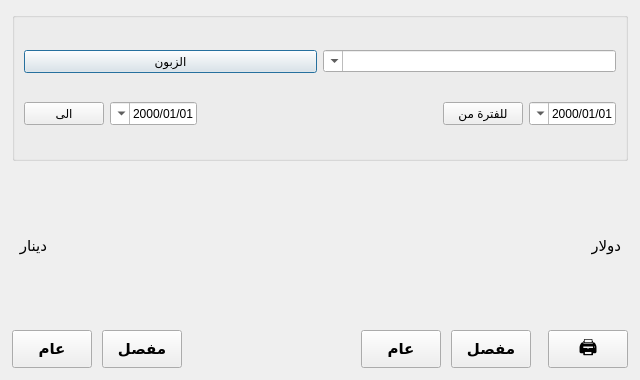
<?xml version="1.0" encoding="UTF-8"?>
<ui version="4.0">
 <class>CustomerStatement</class>
 <widget class="QDialog" name="CustomerStatement">
  <property name="geometry"><rect><x>0</x><y>0</y><width>640</width><height>380</height></rect></property>
  <property name="windowTitle"><string>كشف حساب زبون</string></property>
  <property name="layoutDirection"><enum>Qt::RightToLeft</enum></property>
  <layout class="QVBoxLayout" name="rootLayout">
   <property name="spacing"><number>10</number></property>
   <property name="margin"><number>12</number></property>
   <item>
    <widget class="QGroupBox" name="grpHeader">
     <layout class="QVBoxLayout">
      <item>
       <layout class="QHBoxLayout">
        <item><widget class="QComboBox" name="cmbCustomer"><property name="editable"><bool>true</bool></property><property name="minimumWidth"><number>280</number></property></widget></item>
        <item><widget class="QPushButton" name="btnCustomer"><property name="text"><string>الزبون</string></property><property name="minimumHeight"><number>32</number></property></widget></item>
       </layout>
      </item>
      <item>
       <layout class="QHBoxLayout">
        <item><widget class="QDateEdit" name="dateFrom"><property name="displayFormat"><string>dd/MM/yyyy</string></property><property name="calendarPopup"><bool>true</bool></property></widget></item>
        <item><widget class="QPushButton" name="btnFrom"><property name="text"><string>للفترة من</string></property><property name="minimumHeight"><number>32</number></property></widget></item>
        <item><spacer><property name="orientation"><enum>Qt::Horizontal</enum></property><property name="sizeHint"><size><width>10</width><height>20</height></size></property></spacer></item>
        <item><widget class="QDateEdit" name="dateTo"><property name="displayFormat"><string>dd/MM/yyyy</string></property><property name="calendarPopup"><bool>true</bool></property></widget></item>
        <item><widget class="QPushButton" name="btnTo"><property name="text"><string>الى</string></property><property name="minimumHeight"><number>32</number></property></widget></item>
       </layout>
      </item>
     </layout>
    </widget>
   </item>
   <item>
    <layout class="QHBoxLayout">
     <item><spacer><property name="orientation"><enum>Qt::Horizontal</enum></property></spacer></item>
     <item><widget class="QLabel" name="lblDollar"><property name="text"><string>دولار</string></property><property name="font"><font><family>Tahoma</family><pointsize>11</pointsize></font></property></widget></item>
     <item><spacer><property name="orientation"><enum>Qt::Horizontal</enum></property><property name="sizeHint"><size><width>80</width><height>20</height></size></property></spacer></item>
     <item><widget class="QLabel" name="lblDinar"><property name="text"><string>دينار</string></property><property name="font"><font><family>Tahoma</family><pointsize>11</pointsize></font></property></widget></item>
     <item><spacer><property name="orientation"><enum>Qt::Horizontal</enum></property></spacer></item>
    </layout>
   </item>
   <item>
    <layout class="QHBoxLayout">
     <item><widget class="QPushButton" name="btnPrint"><property name="text"><string>🖨</string></property><property name="minimumSize"><size><width>44</width><height>38</height></size></property><property name="font"><font><family>Tahoma</family><pointsize>14</pointsize></font></property></widget></item>
     <item><spacer><property name="orientation"><enum>Qt::Horizontal</enum></property></spacer></item>
     <item><widget class="QPushButton" name="btnDetailDollar"><property name="text"><string>مفصل</string></property><property name="minimumSize"><size><width>80</width><height>38</height></size></property><property name="font"><font><family>Tahoma</family><pointsize>11</pointsize><bold>true</bold></font></property></widget></item>
     <item><widget class="QPushButton" name="btnSummaryDollar"><property name="text"><string>عام</string></property><property name="minimumSize"><size><width>80</width><height>38</height></size></property><property name="font"><font><family>Tahoma</family><pointsize>11</pointsize><bold>true</bold></font></property></widget></item>
     <item><spacer><property name="orientation"><enum>Qt::Horizontal</enum></property><property name="sizeHint"><size><width>20</width><height>20</height></size></property></spacer></item>
     <item><widget class="QPushButton" name="btnDetailDinar"><property name="text"><string>مفصل</string></property><property name="minimumSize"><size><width>80</width><height>38</height></size></property><property name="font"><font><family>Tahoma</family><pointsize>11</pointsize><bold>true</bold></font></property></widget></item>
     <item><widget class="QPushButton" name="btnSummaryDinar"><property name="text"><string>عام</string></property><property name="minimumSize"><size><width>80</width><height>38</height></size></property><property name="font"><font><family>Tahoma</family><pointsize>11</pointsize><bold>true</bold></font></property></widget></item>
    </layout>
   </item>
  </layout>
 </widget>
 <resources/>
 <connections/>
</ui>
